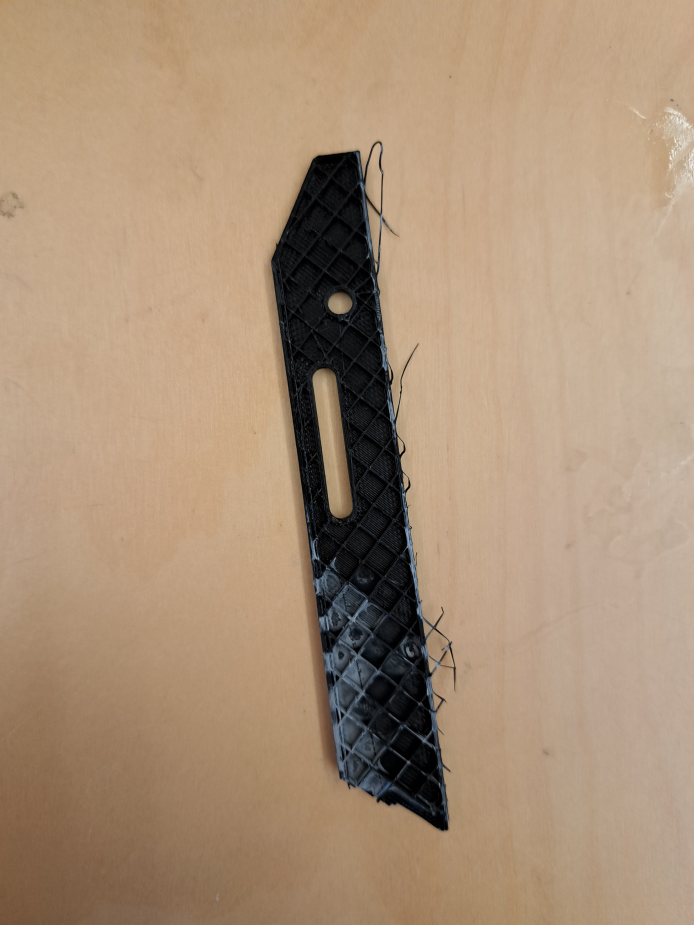
#> input picture pla_1_after.jpg, 3468 x 4624 px (shown at 1/5 size)
$ python image.py
#> lines starting #> are read from the running program, lines starting #| are printed output that depends on the picture; after the words box and inside, x2 and y2 are one past the last pixel; in counts of white or black regions, pixels touching at a corner belong together
import cv2
import matplotlib.pyplot as plt
import numpy as np


img = cv2.imread('pla_1_after.jpg')
#> img is the input picture: shape (4624, 3468, 3); mean B, G, R 119.4, 144.5, 169.8

# [6 lines of commented-out code are left out]
img = cv2.blur(img,(25,25))

sf = 0.2
w = int(sf*img.shape[1])
#> w = 693
h = int(sf*img.shape[0])
#> h = 924
img = cv2.resize(img,(w,h))
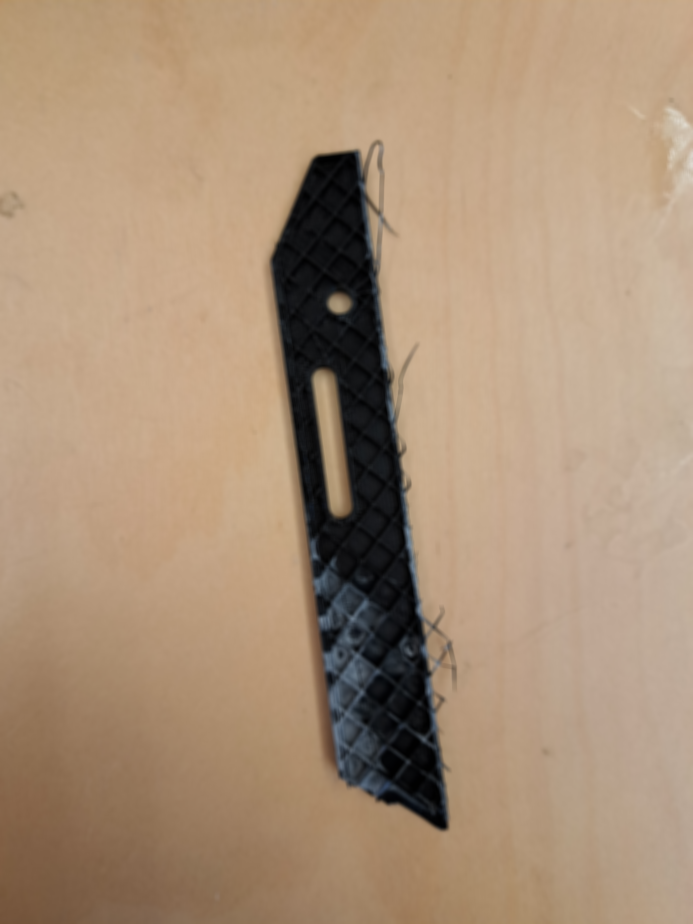
#> img: shape (924, 693, 3); mean B, G, R 119.4, 144.5, 169.8

imgGray = cv2.cvtColor(img, cv2.COLOR_BGR2GRAY)
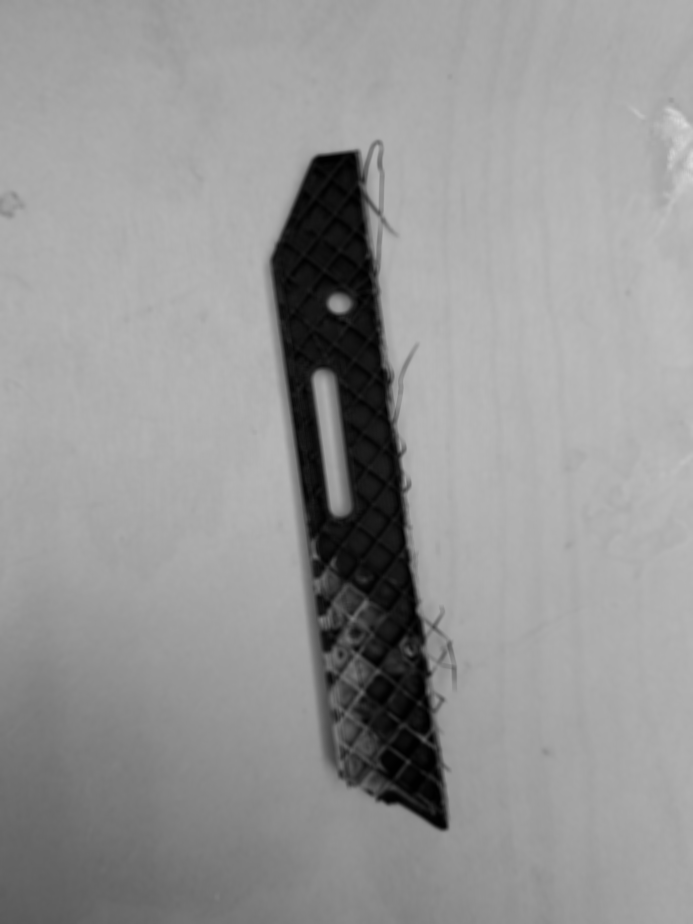
#> imgGray: shape (924, 693); min 1, max 219, mean 149.2

plt.subplot(1,4,1)
plt.imshow(cv2.cvtColor(img, cv2.COLOR_BGR2RGB))

plt.subplot(1,4,2)
plt.imshow(cv2.cvtColor(imgGray, cv2.COLOR_BGR2RGB))

# setting threshold of gray image
# _, threshold = cv2.threshold(imgGray, 100, 255, cv2.THRESH_BINARY)

# Otsu's thresholding
#  ret2,threshold = cv2.threshold(imgGray,0,255,cv2.THRESH_BINARY+cv2.THRESH_OTSU)

threshold = cv2.adaptiveThreshold(imgGray ,255,cv2.ADAPTIVE_THRESH_GAUSSIAN_C,\
            cv2.THRESH_BINARY,11,2)
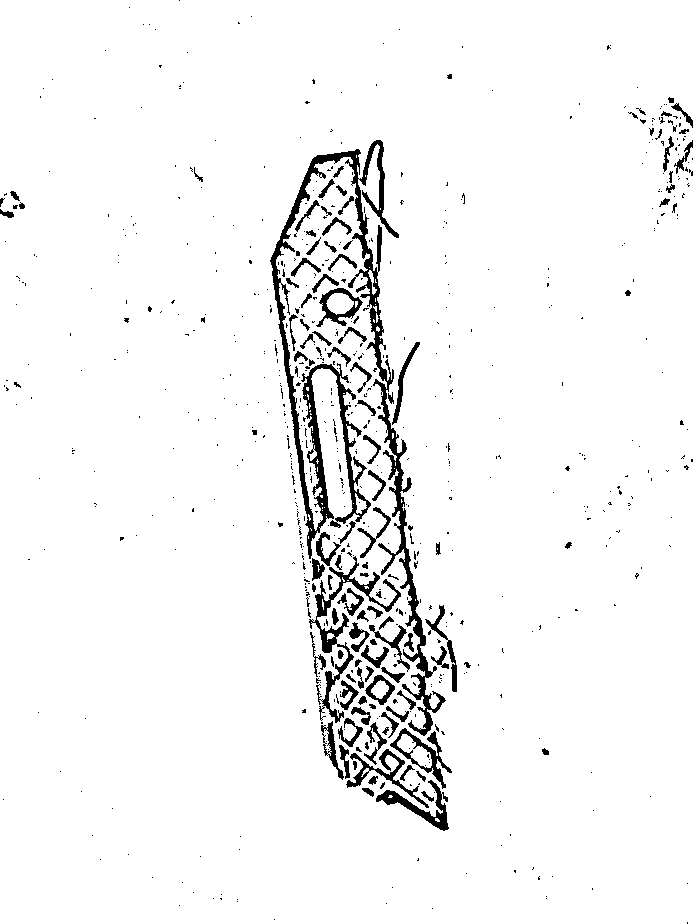
#> threshold: shape (924, 693); 95.5% white; 708 black regions (591 under 20 px)

# threshold = cv2.adaptiveThreshold(imgGray ,255,cv2.ADAPTIVE_THRESH_MEAN_C,\
#             cv2.THRESH_BINARY,11,2)

plt.subplot(1,4,3)
plt.imshow(cv2.cvtColor(threshold, cv2.COLOR_BGR2RGB))


# using a findContours() function
contours, _ = cv2.findContours(
    threshold, cv2.RETR_TREE, cv2.CHAIN_APPROX_SIMPLE)
#> contours = 948 contours, 768 with area under 20; largest, box (x1, y1, x2, y2) and area: (0, 0, 693, 924) 638248, (269, 148, 447, 737) 12676, (308, 555, 402, 654) 1791, (389, 727, 453, 790) 1474, (315, 287, 364, 328) 1110

i = 0
maxArea = 0

print(len(contours))
#| 948
for contour in contours:
    if (i == 0):
        i = 1
        continue

    area = cv2.contourArea(contour)
    if area > maxArea:
        maxArea = area
        maxi = i

     # cv2.approxPloyDP() function to approximate the shape
    approx = cv2.approxPolyDP(
        contour, 0.01 * cv2.arcLength(contour, True), True)
    i+=1
#> this loop made 948 passes
#> (area, maxArea) on passes 40, 42, 44, 48, 83, 265, 824: (39.5, 39.5), (65, 65), (72, 72), (1044, 1044), (1473.5, 1473.5), (1791, 1791), (12676, 12676)
#> area on passes 47, 51, 53, 55, 56, 59: 26, 66.5, 51.5, 88.5, 38.5, 961.5
#> after the loop, i = 948; maxArea = 12676; maxi = 823


print(maxArea)
#| 12676.0
cv2.drawContours(img, contours, maxi, (0, 255, 0), 3)
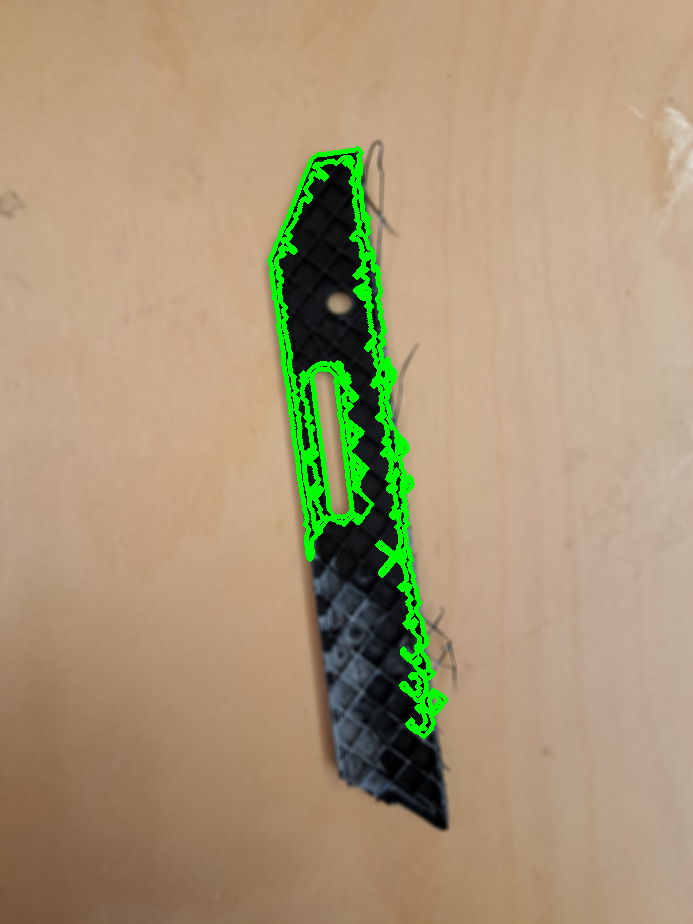
#> img: shape (924, 693, 3); 2.91% of pixels changed, all inside (x1, y1, x2, y2) = (267, 146, 449, 739)

# cv2.imshow('Image Contours', img)
# cv2.waitKey()
plt.subplot(1,4,4)
plt.imshow(cv2.cvtColor(img, cv2.COLOR_BGR2RGB))

plt.show()
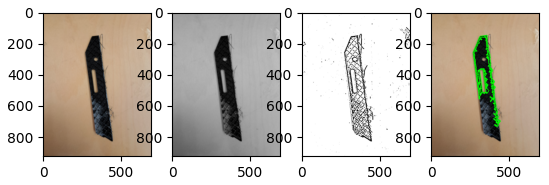
#> figure drawn by matplotlib, 4 panels

$ run again, with pla_2_after.jpg copied over pla_1_after.jpg
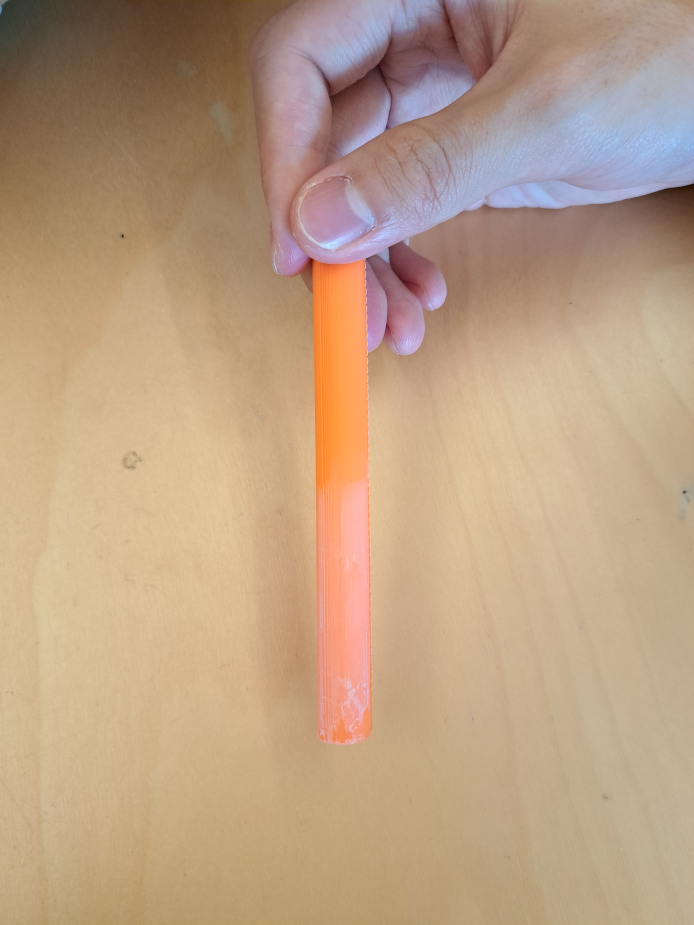
#> input picture pla_2_after.jpg, 3468 x 4624 px (shown at 1/5 size)
#> img is the input picture: shape (4624, 3468, 3); mean B, G, R 131.8, 159.5, 187.7
#> `threshold = cv2.adaptiveThreshold(imgGray ,255,cv2.ADAPTIVE_THRESH_GAU..`:
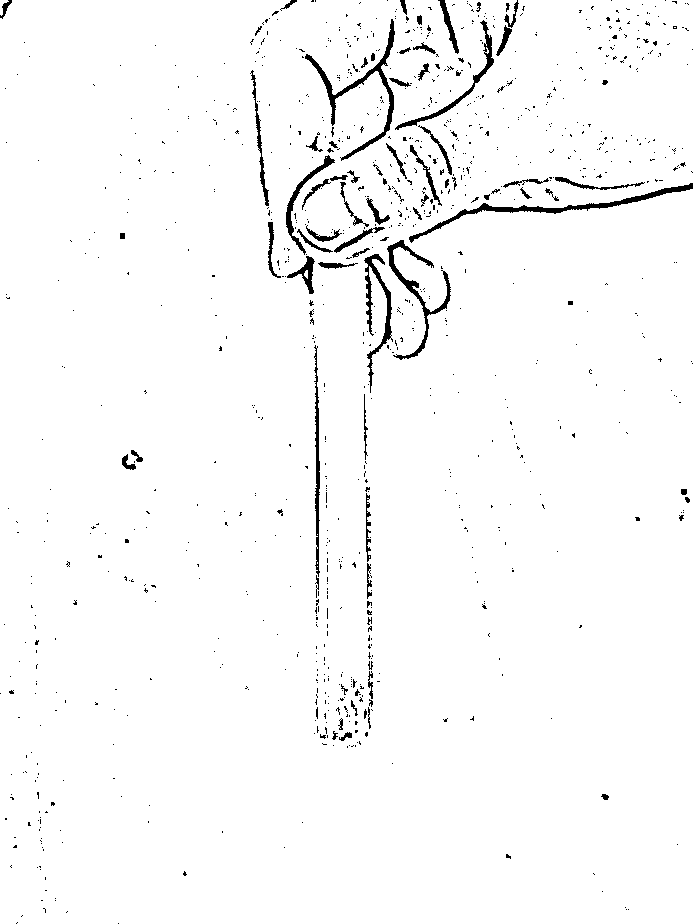
#> threshold: shape (924, 693); 97.6% white; 1017 black regions (938 under 20 px)
#> contours = 1293 contours, 1174 with area under 20; largest, box (x1, y1, x2, y2) and area: (0, 0, 693, 924) 636279, (304, 18, 396, 162) 1634, (386, 239, 452, 361) 1304, (363, 253, 393, 394) 1155, (313, 344, 321, 578) 922
#| 1293
#> the loop `for contour in contours:` made 1293 passes
#> (area, maxArea) on passes 27, 56, 87, 303, 379, 483, 585, 596: (23.5, 23.5), (43, 43), (74.5, 74.5), (131.5, 131.5), (278, 278), (921.5, 921.5), (1155, 1155), (1303.5, 1303.5)
#> after the loop `for contour in contours:`: i = 1293; maxArea = 1633.5; maxi = 1233
#| 1633.5
#> `plt.show()`:
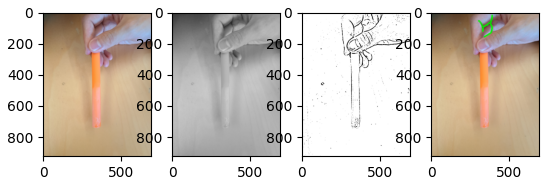
#> figure drawn by matplotlib, 4 panels
